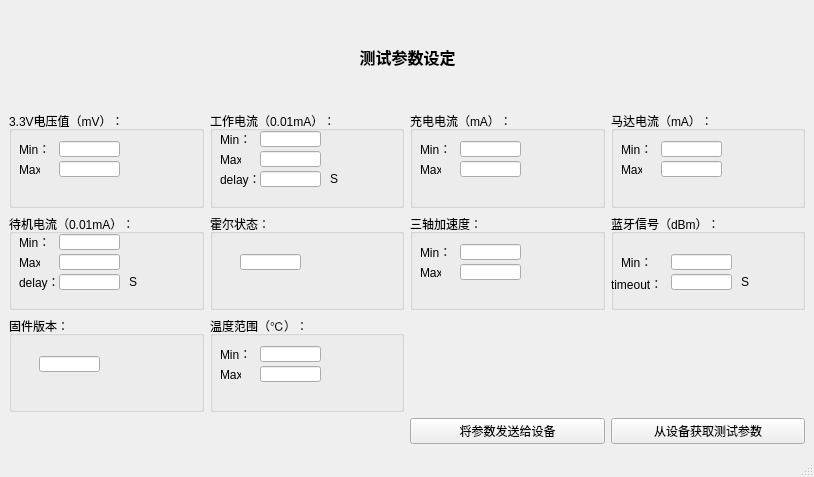
<?xml version="1.0" encoding="UTF-8"?>
<ui version="4.0">
 <class>paraSet</class>
 <widget class="QMainWindow" name="paraSet">
  <property name="geometry">
   <rect>
    <x>0</x>
    <y>0</y>
    <width>814</width>
    <height>477</height>
   </rect>
  </property>
  <property name="minimumSize">
   <size>
    <width>814</width>
    <height>477</height>
   </size>
  </property>
  <property name="maximumSize">
   <size>
    <width>814</width>
    <height>477</height>
   </size>
  </property>
  <property name="windowTitle">
   <string>MainWindow</string>
  </property>
  <widget class="QWidget" name="centralwidget">
   <layout class="QGridLayout" name="gridLayout">
    <item row="1" column="3">
     <widget class="QGroupBox" name="groupBox_4">
      <property name="title">
       <string>马达电流（mA）：</string>
      </property>
      <widget class="QLabel" name="label_7">
       <property name="geometry">
        <rect>
         <x>10</x>
         <y>30</y>
         <width>31</width>
         <height>16</height>
        </rect>
       </property>
       <property name="text">
        <string>Min：</string>
       </property>
      </widget>
      <widget class="QLabel" name="label_6">
       <property name="geometry">
        <rect>
         <x>10</x>
         <y>50</y>
         <width>21</width>
         <height>16</height>
        </rect>
       </property>
       <property name="text">
        <string>Max：</string>
       </property>
      </widget>
      <widget class="QLineEdit" name="lEditMotorCurMax">
       <property name="geometry">
        <rect>
         <x>50</x>
         <y>50</y>
         <width>61</width>
         <height>16</height>
        </rect>
       </property>
      </widget>
      <widget class="QLineEdit" name="lEditMotorCurMin">
       <property name="geometry">
        <rect>
         <x>50</x>
         <y>30</y>
         <width>61</width>
         <height>16</height>
        </rect>
       </property>
      </widget>
     </widget>
    </item>
    <item row="2" column="3">
     <widget class="QGroupBox" name="groupBox_8">
      <property name="title">
       <string>蓝牙信号（dBm）：</string>
      </property>
      <widget class="QLineEdit" name="lEditRssi">
       <property name="geometry">
        <rect>
         <x>60</x>
         <y>40</y>
         <width>61</width>
         <height>16</height>
        </rect>
       </property>
      </widget>
      <widget class="QLabel" name="label_18">
       <property name="geometry">
        <rect>
         <x>10</x>
         <y>40</y>
         <width>31</width>
         <height>16</height>
        </rect>
       </property>
       <property name="text">
        <string>Min：</string>
       </property>
      </widget>
      <widget class="QLabel" name="label_20">
       <property name="geometry">
        <rect>
         <x>0</x>
         <y>60</y>
         <width>51</width>
         <height>20</height>
        </rect>
       </property>
       <property name="text">
        <string>timeout：</string>
       </property>
      </widget>
      <widget class="QLineEdit" name="lEditRssiTimeOut">
       <property name="geometry">
        <rect>
         <x>60</x>
         <y>60</y>
         <width>61</width>
         <height>16</height>
        </rect>
       </property>
      </widget>
      <widget class="QLabel" name="label_19">
       <property name="geometry">
        <rect>
         <x>130</x>
         <y>60</y>
         <width>16</width>
         <height>16</height>
        </rect>
       </property>
       <property name="text">
        <string>S</string>
       </property>
      </widget>
     </widget>
    </item>
    <item row="1" column="1">
     <widget class="QGroupBox" name="groupBox_2">
      <property name="title">
       <string>工作电流（0.01mA）：</string>
      </property>
      <widget class="QLabel" name="label_11">
       <property name="geometry">
        <rect>
         <x>10</x>
         <y>20</y>
         <width>31</width>
         <height>16</height>
        </rect>
       </property>
       <property name="text">
        <string>Min：</string>
       </property>
      </widget>
      <widget class="QLabel" name="label_10">
       <property name="geometry">
        <rect>
         <x>10</x>
         <y>40</y>
         <width>21</width>
         <height>16</height>
        </rect>
       </property>
       <property name="text">
        <string>Max：</string>
       </property>
      </widget>
      <widget class="QLineEdit" name="lEditWorkCurMax">
       <property name="geometry">
        <rect>
         <x>50</x>
         <y>40</y>
         <width>61</width>
         <height>16</height>
        </rect>
       </property>
      </widget>
      <widget class="QLineEdit" name="lEditWorkCurMin">
       <property name="geometry">
        <rect>
         <x>50</x>
         <y>20</y>
         <width>61</width>
         <height>16</height>
        </rect>
       </property>
      </widget>
      <widget class="QLineEdit" name="lEditWorkCurDly">
       <property name="geometry">
        <rect>
         <x>50</x>
         <y>60</y>
         <width>61</width>
         <height>16</height>
        </rect>
       </property>
      </widget>
      <widget class="QLabel" name="label_12">
       <property name="geometry">
        <rect>
         <x>10</x>
         <y>60</y>
         <width>41</width>
         <height>16</height>
        </rect>
       </property>
       <property name="text">
        <string>delay：</string>
       </property>
      </widget>
      <widget class="QLabel" name="label_13">
       <property name="geometry">
        <rect>
         <x>120</x>
         <y>60</y>
         <width>16</width>
         <height>16</height>
        </rect>
       </property>
       <property name="text">
        <string>S</string>
       </property>
      </widget>
     </widget>
    </item>
    <item row="1" column="2">
     <widget class="QGroupBox" name="groupBox_3">
      <property name="title">
       <string>充电电流（mA）：</string>
      </property>
      <widget class="QLabel" name="label_5">
       <property name="geometry">
        <rect>
         <x>10</x>
         <y>30</y>
         <width>31</width>
         <height>16</height>
        </rect>
       </property>
       <property name="text">
        <string>Min：</string>
       </property>
      </widget>
      <widget class="QLabel" name="label_4">
       <property name="geometry">
        <rect>
         <x>10</x>
         <y>50</y>
         <width>21</width>
         <height>16</height>
        </rect>
       </property>
       <property name="text">
        <string>Max：</string>
       </property>
      </widget>
      <widget class="QLineEdit" name="lEditChagCurMin">
       <property name="geometry">
        <rect>
         <x>50</x>
         <y>30</y>
         <width>61</width>
         <height>16</height>
        </rect>
       </property>
      </widget>
      <widget class="QLineEdit" name="lEditChagCurMax">
       <property name="geometry">
        <rect>
         <x>50</x>
         <y>50</y>
         <width>61</width>
         <height>16</height>
        </rect>
       </property>
      </widget>
     </widget>
    </item>
    <item row="3" column="1">
     <widget class="QGroupBox" name="groupBox_10">
      <property name="title">
       <string>温度范围（℃）：</string>
      </property>
      <widget class="QLabel" name="label_21">
       <property name="geometry">
        <rect>
         <x>10</x>
         <y>30</y>
         <width>31</width>
         <height>16</height>
        </rect>
       </property>
       <property name="text">
        <string>Min：</string>
       </property>
      </widget>
      <widget class="QLineEdit" name="lEditTemMax">
       <property name="geometry">
        <rect>
         <x>50</x>
         <y>50</y>
         <width>61</width>
         <height>16</height>
        </rect>
       </property>
      </widget>
      <widget class="QLineEdit" name="lEditTemMin">
       <property name="geometry">
        <rect>
         <x>50</x>
         <y>30</y>
         <width>61</width>
         <height>16</height>
        </rect>
       </property>
      </widget>
      <widget class="QLabel" name="label_22">
       <property name="geometry">
        <rect>
         <x>10</x>
         <y>50</y>
         <width>21</width>
         <height>16</height>
        </rect>
       </property>
       <property name="text">
        <string>Max：</string>
       </property>
      </widget>
     </widget>
    </item>
    <item row="4" column="2">
     <widget class="QPushButton" name="bTnSendPara">
      <property name="text">
       <string>将参数发送给设备</string>
      </property>
     </widget>
    </item>
    <item row="2" column="2">
     <widget class="QGroupBox" name="groupBox_6">
      <property name="title">
       <string>三轴加速度：</string>
      </property>
      <widget class="QLabel" name="label_9">
       <property name="geometry">
        <rect>
         <x>10</x>
         <y>30</y>
         <width>31</width>
         <height>16</height>
        </rect>
       </property>
       <property name="text">
        <string>Min：</string>
       </property>
      </widget>
      <widget class="QLineEdit" name="lEditAccMax">
       <property name="geometry">
        <rect>
         <x>50</x>
         <y>50</y>
         <width>61</width>
         <height>16</height>
        </rect>
       </property>
      </widget>
      <widget class="QLineEdit" name="lEditAccMin">
       <property name="geometry">
        <rect>
         <x>50</x>
         <y>30</y>
         <width>61</width>
         <height>16</height>
        </rect>
       </property>
      </widget>
      <widget class="QLabel" name="label_8">
       <property name="geometry">
        <rect>
         <x>10</x>
         <y>50</y>
         <width>21</width>
         <height>16</height>
        </rect>
       </property>
       <property name="text">
        <string>Max：</string>
       </property>
      </widget>
     </widget>
    </item>
    <item row="3" column="0">
     <widget class="QGroupBox" name="groupBox_9">
      <property name="title">
       <string>固件版本：</string>
      </property>
      <widget class="QLineEdit" name="lEditSW">
       <property name="geometry">
        <rect>
         <x>30</x>
         <y>40</y>
         <width>61</width>
         <height>16</height>
        </rect>
       </property>
      </widget>
     </widget>
    </item>
    <item row="1" column="0">
     <widget class="QGroupBox" name="groupBox">
      <property name="title">
       <string>3.3V电压值（mV）：</string>
      </property>
      <widget class="QLineEdit" name="lEditVolMin">
       <property name="geometry">
        <rect>
         <x>50</x>
         <y>30</y>
         <width>61</width>
         <height>16</height>
        </rect>
       </property>
      </widget>
      <widget class="QLineEdit" name="lEditVolMax">
       <property name="geometry">
        <rect>
         <x>50</x>
         <y>50</y>
         <width>61</width>
         <height>16</height>
        </rect>
       </property>
      </widget>
      <widget class="QLabel" name="label_2">
       <property name="geometry">
        <rect>
         <x>10</x>
         <y>30</y>
         <width>31</width>
         <height>16</height>
        </rect>
       </property>
       <property name="text">
        <string>Min：</string>
       </property>
      </widget>
      <widget class="QLabel" name="label_3">
       <property name="geometry">
        <rect>
         <x>10</x>
         <y>50</y>
         <width>21</width>
         <height>16</height>
        </rect>
       </property>
       <property name="text">
        <string>Max：</string>
       </property>
      </widget>
     </widget>
    </item>
    <item row="4" column="3">
     <widget class="QPushButton" name="bTnGetPara">
      <property name="text">
       <string>从设备获取测试参数</string>
      </property>
     </widget>
    </item>
    <item row="2" column="0">
     <widget class="QGroupBox" name="groupBox_7">
      <property name="title">
       <string>待机电流（0.01mA）：</string>
      </property>
      <widget class="QLabel" name="label_17">
       <property name="geometry">
        <rect>
         <x>120</x>
         <y>60</y>
         <width>16</width>
         <height>16</height>
        </rect>
       </property>
       <property name="text">
        <string>S</string>
       </property>
      </widget>
      <widget class="QLineEdit" name="lEditSlepCurMax">
       <property name="geometry">
        <rect>
         <x>50</x>
         <y>40</y>
         <width>61</width>
         <height>16</height>
        </rect>
       </property>
      </widget>
      <widget class="QLabel" name="label_16">
       <property name="geometry">
        <rect>
         <x>10</x>
         <y>20</y>
         <width>31</width>
         <height>16</height>
        </rect>
       </property>
       <property name="text">
        <string>Min：</string>
       </property>
      </widget>
      <widget class="QLabel" name="label_14">
       <property name="geometry">
        <rect>
         <x>10</x>
         <y>40</y>
         <width>21</width>
         <height>16</height>
        </rect>
       </property>
       <property name="text">
        <string>Max：</string>
       </property>
      </widget>
      <widget class="QLineEdit" name="lEditSlepCurMin">
       <property name="geometry">
        <rect>
         <x>50</x>
         <y>20</y>
         <width>61</width>
         <height>16</height>
        </rect>
       </property>
      </widget>
      <widget class="QLabel" name="label_15">
       <property name="geometry">
        <rect>
         <x>10</x>
         <y>60</y>
         <width>41</width>
         <height>16</height>
        </rect>
       </property>
       <property name="text">
        <string>delay：</string>
       </property>
      </widget>
      <widget class="QLineEdit" name="lEditSlepCurDly">
       <property name="geometry">
        <rect>
         <x>50</x>
         <y>60</y>
         <width>61</width>
         <height>16</height>
        </rect>
       </property>
      </widget>
     </widget>
    </item>
    <item row="2" column="1">
     <widget class="QGroupBox" name="groupBox_5">
      <property name="title">
       <string>霍尔状态：</string>
      </property>
      <widget class="QLineEdit" name="lEditHall">
       <property name="geometry">
        <rect>
         <x>30</x>
         <y>40</y>
         <width>61</width>
         <height>16</height>
        </rect>
       </property>
      </widget>
     </widget>
    </item>
    <item row="0" column="1" colspan="2">
     <widget class="QLabel" name="label">
      <property name="font">
       <font>
        <family>微软雅黑</family>
        <pointsize>12</pointsize>
        <weight>75</weight>
        <bold>true</bold>
       </font>
      </property>
      <property name="text">
       <string>测试参数设定</string>
      </property>
      <property name="alignment">
       <set>Qt::AlignCenter</set>
      </property>
     </widget>
    </item>
   </layout>
  </widget>
  <widget class="QMenuBar" name="menubar">
   <property name="geometry">
    <rect>
     <x>0</x>
     <y>0</y>
     <width>814</width>
     <height>23</height>
    </rect>
   </property>
  </widget>
  <widget class="QStatusBar" name="statusbar">
   <property name="font">
    <font>
     <pointsize>12</pointsize>
    </font>
   </property>
  </widget>
 </widget>
 <resources/>
 <connections/>
</ui>
